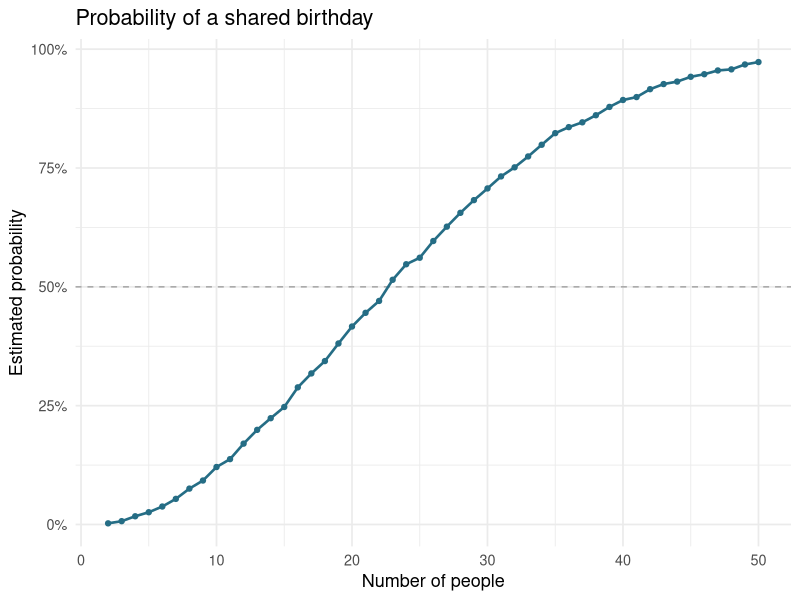

The R source for this figure:
## ---- chunk 1
library(tidyverse)

knitr::opts_chunk$set(
  fig.width = 7,
  fig.height = 4.5,
  out.width = "95%"
)

theme_set(theme_minimal(base_size = 13))
## ---- chunk 2
set.seed(8105)

has_shared_birthday = function(group_size) {
  birthdays = sample.int(365, size = group_size, replace = TRUE)
  anyDuplicated(birthdays) > 0L
}

birthday_results =
  tibble(group_size = 2:50) |>
  mutate(
    probability = map_dbl(
      group_size,
      \(size) mean(replicate(10000, has_shared_birthday(size)))
    )
  )

birthday_results |>
  ggplot(aes(x = group_size, y = probability)) +
  geom_hline(yintercept = 0.5, linetype = "dashed", color = "gray65") +
  geom_line(linewidth = 0.9, color = "#256D85") +
  geom_point(size = 1.5, color = "#256D85") +
  scale_y_continuous(labels = scales::label_percent()) +
  labs(
    title = "Probability of a shared birthday",
    x = "Number of people",
    y = "Estimated probability"
  )
